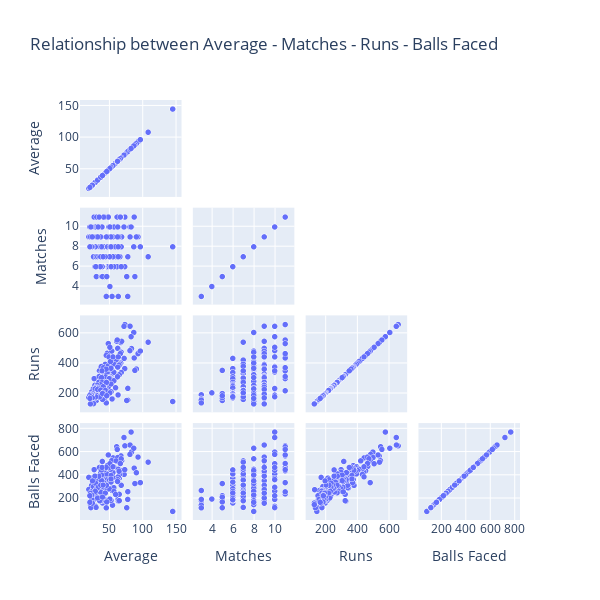

Notebook code cell kept with this figure:
### Code cell
import plotly.graph_objects as go
import pandas as pd
fig = go.Figure(data=go.Splom(
                dimensions=[dict(label='Average',
                                 values=df['Ave']),
                            dict(label='Matches',
                                 values=df['Mat']),
                            dict(label='Runs',
                                 values=df['Runs']),
                            dict(label='Balls Faced',
                                 values=df['BF'])],
                showupperhalf=False, # remove plots on diagonal
                text=df['Player'],
                marker=dict(
                            showscale=False, # colors encode categorical variables
                            line_color='white', line_width=0.5)
                ))
fig.update_layout(
    title='Relationship between Average - Matches - Runs - Balls Faced',
    width=600,
    height=600,
)
fig.show()

### Figure 1 — Plotly figure (JSON) as saved in the notebook; plotly's stock layout.template omitted (floating-point values rounded to 4 significant figures; data arrays with more than 128 entries replaced by an {"elided": "..."} marker saying what was removed)
{"data": [{"dimensions": [{"label": "Average", "values": {"elided": "199 float values"}}, {"label": "Matches", "values": {"elided": "199 int values"}}, {"label": "Runs", "values": {"elided": "199 int values"}}, {"label": "Balls Faced", "values": {"elided": "199 int values"}}], "marker": {"line": {"color": "white", "width": 0.5}, "showscale": false}, "showupperhalf": false, "text": {"elided": "199 str values"}, "type": "splom"}], "layout": {"height": 600, "title": {"text": "Relationship between Average - Matches - Runs - Balls Faced"}, "width": 600}}
